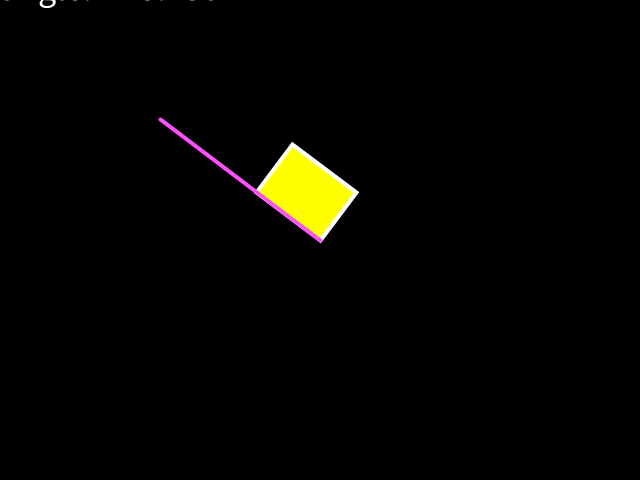
Frame 1 (no input)
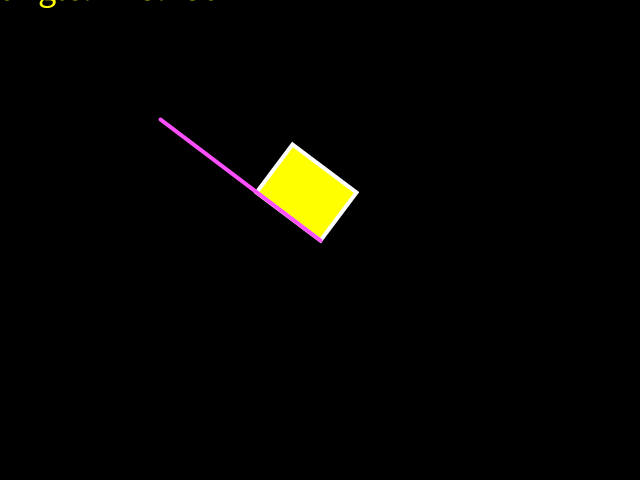
Frame 60 (the mouse pressed at the canvas centre just before this capture)
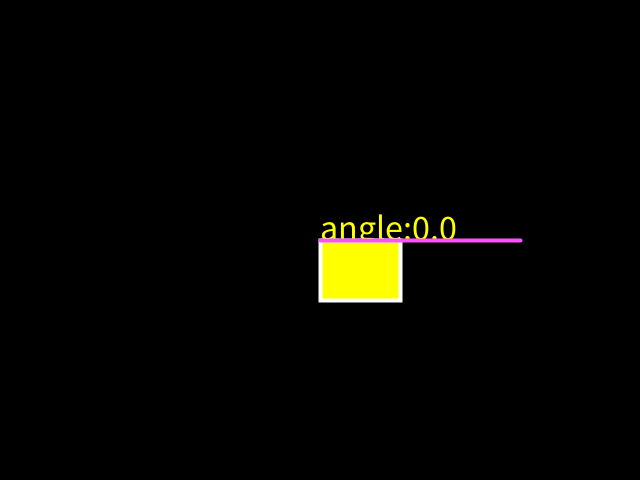
Frame 120 (the mouse held since frame 60 and released just before this capture)

The Processing sketch that drew these frames (run headless with seeded random() and noise(); from frame 60 on, the mouse is pressed at the canvas centre):

// Processing sketch: AngleBetweenPoints
// ── AngleBetweenPoints.pde


PVector p1 = new PVector();
PVector p2 = new PVector();


void setup()
{
  size(640,480);
  
  // set point 1 to midway across the screen, at screen depth
  p1.set( width/2, height/2, 0);
  
}


void draw()
{
  smooth();
  background(0); // clear screen
  
  // set my 2nd point to be the mouse position
  p2.set( mouseX, mouseY, 0);
  
  stroke(255);
  strokeWeight(4);
  //line( p1.x, p1.y,  p2.x, p2.y);
  
  //float angle = PVector.angleBetween(p2,p1);
  
  float angle = atan2(p2.y-p1.y, p2.x-p1.x);
  
  textSize(36); // 36 pixels
  text("angle:" + degrees(angle), mouseX,mouseY);
 
 
   pushMatrix();
   // rotate the entire screen a certain angle
   translate(width/2,height/2);
   rotate( angle);
   
   
   fill(255,255,0);
   rect(0,0, 80,60);

   stroke(255,80,255);
   line(0,0, 200,0);

   popMatrix();
 
}
   
  
